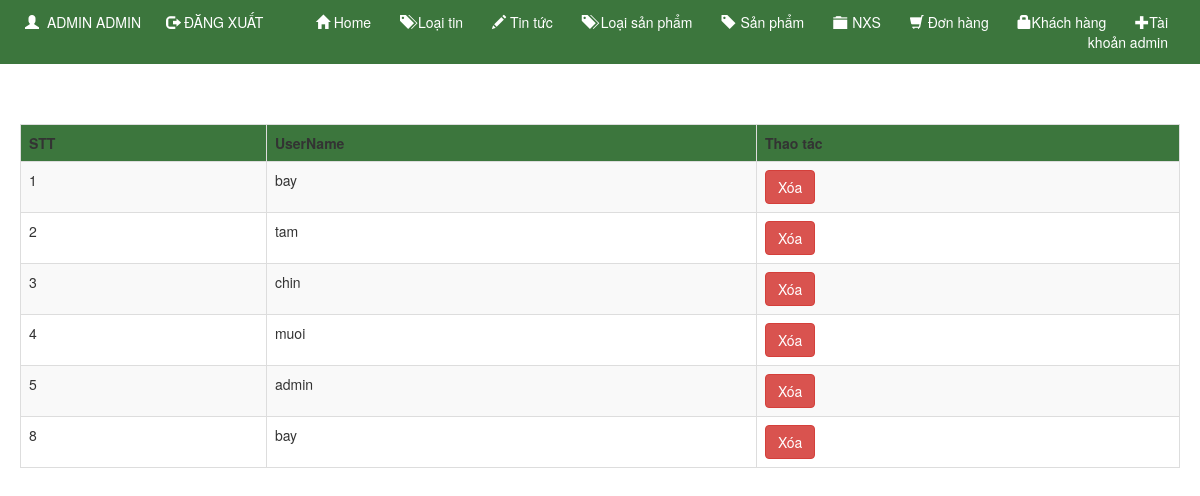
The app's page /admin/Index.php?page=quanlykhachhang (signed in) with its own data.
### tables this page shows
CREATE TABLE `tbl_customer` (
  `IdCustomer` int(156) NOT NULL,
  `NameCustomer` varchar(156) NOT NULL,
  `Pass` varchar(156) NOT NULL
);

### admin/View/quanlykhachhang.php (the view, shortened to what this page needs)
<head>
</head>
<?php
	$sql = "SELECT* FROM tbl_customer";
	$query = mysqli_query($conn, $sql);
?>
	<br><br>
	<table class="table table-striped table-hover table-bordered">
		<tr>
			<td style="font-weight: bold;" class="hangdau">STT</td>
			<td style="font-weight: bold;" class="hangdau">UserName</td>
			<td style="font-weight: bold;" class="hangdau">Thao tác</td>
		</tr>
		<?php
		while ($row = mysqli_fetch_array($query)) {
			?>
		<tr>
			<td><?php echo($row["IdCustomer"]) ?></td>
			<td><?php echo($row["NameCustomer"]) ?></td>
			<td><a class="btn btn-danger" href="View/xoataikhoan.php?makh=<?php echo $row["IdCustomer"] ?>">Xóa</a></td>
		</tr>
		<?php
	}
	?>
</table>

### admin/View/quanlykhachhang.php (style rules this page uses)
.hangdau { background: #3c763d; }

### records on screen
tbl_customer: IdCustomer "1", NameCustomer "bay"
tbl_customer: IdCustomer "2", NameCustomer "tam"
tbl_customer: IdCustomer "3", NameCustomer "chin"
tbl_customer: IdCustomer "4", NameCustomer "muoi"
tbl_customer: IdCustomer "5", NameCustomer "admin"
tbl_customer: IdCustomer "8", NameCustomer "bay"

### other values on screen
$_SESSION['admin'] "ADMIN"
